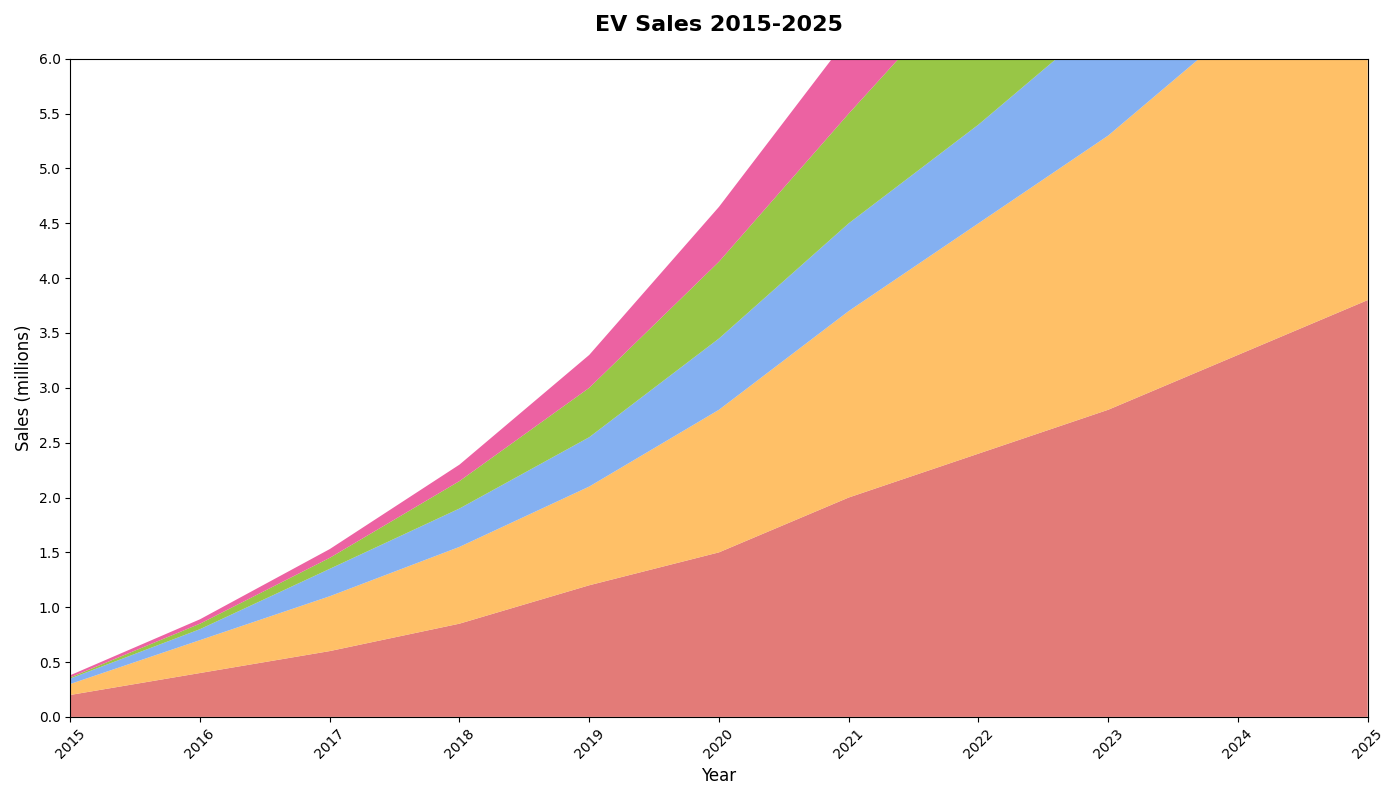

Here is the Python script that generated this plot:
import matplotlib.pyplot as plt
import numpy as np

years = np.arange(2015, 2026)

sedans_sales = np.array([0.2, 0.4, 0.6, 0.85, 1.2, 1.5, 2.0, 2.4, 2.8, 3.3, 3.8])
suvs_sales = np.array([0.1, 0.3, 0.5, 0.7, 0.9, 1.3, 1.7, 2.1, 2.5, 3.0, 3.5])
hatchbacks_sales = np.array([0.05, 0.1, 0.25, 0.35, 0.45, 0.65, 0.8, 0.9, 1.1, 1.3, 1.4])
trucks_sales = np.array([0.01, 0.05, 0.1, 0.25, 0.45, 0.7, 1.0, 1.4, 1.8, 2.2, 2.6])
vans_sales = np.array([0.02, 0.04, 0.08, 0.15, 0.3, 0.5, 0.7, 0.9, 1.2, 1.5, 1.9])

sales_data = np.vstack([sedans_sales, suvs_sales, hatchbacks_sales, trucks_sales, vans_sales])

new_colors = ['#de6460', '#ffb54c', '#6fa3ef', '#86bc25', '#e94692']

fig, ax = plt.subplots(figsize=(14, 8))

ax.stackplot(years, sales_data, colors=new_colors, alpha=0.85)

ax.set_title('EV Sales 2015-2025', fontsize=16, fontweight='bold', pad=20)
ax.set_xlabel('Year', fontsize=12)
ax.set_ylabel('Sales (millions)', fontsize=12)

ax.set_xticks(years)
ax.set_yticks(np.arange(0, 6.1, 0.5))
ax.set_xlim(2015, 2025)
ax.set_ylim(0, 6)

plt.xticks(rotation=45)

plt.tight_layout()

plt.show()
